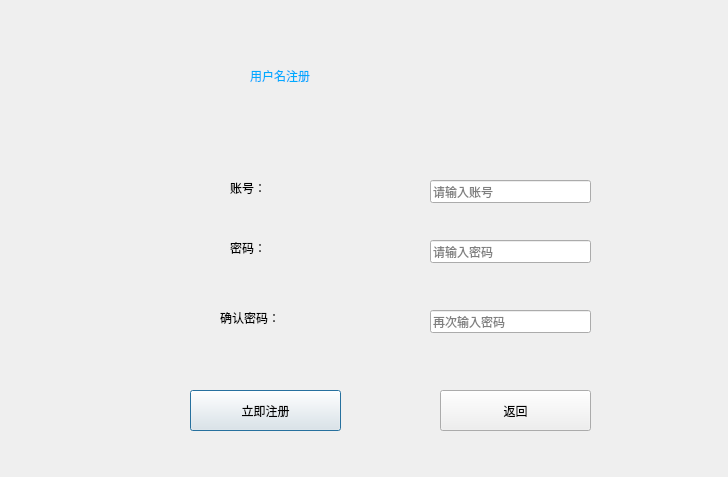
<?xml version="1.0" encoding="UTF-8"?>
<ui version="4.0">
 <class>zhuce</class>
 <widget class="QDialog" name="zhuce">
  <property name="geometry">
   <rect>
    <x>0</x>
    <y>0</y>
    <width>728</width>
    <height>477</height>
   </rect>
  </property>
  <property name="minimumSize">
   <size>
    <width>728</width>
    <height>477</height>
   </size>
  </property>
  <property name="maximumSize">
   <size>
    <width>728</width>
    <height>477</height>
   </size>
  </property>
  <property name="windowTitle">
   <string>注册</string>
  </property>
  <property name="windowIcon">
   <iconset resource="images.qrc">
    <normaloff>:/new/images/成绩管理.png</normaloff>:/new/images/成绩管理.png</iconset>
  </property>
  <widget class="QLabel" name="label">
   <property name="geometry">
    <rect>
     <x>250</x>
     <y>50</y>
     <width>241</width>
     <height>51</height>
    </rect>
   </property>
   <property name="styleSheet">
    <string notr="true">font: 28pt &quot;微软雅黑&quot;;
color: rgb(0, 170, 255);</string>
   </property>
   <property name="text">
    <string>用户名注册</string>
   </property>
  </widget>
  <widget class="QLabel" name="label_2">
   <property name="geometry">
    <rect>
     <x>230</x>
     <y>180</y>
     <width>72</width>
     <height>15</height>
    </rect>
   </property>
   <property name="text">
    <string>账号：</string>
   </property>
  </widget>
  <widget class="QLineEdit" name="lineEdit">
   <property name="geometry">
    <rect>
     <x>430</x>
     <y>180</y>
     <width>161</width>
     <height>23</height>
    </rect>
   </property>
   <property name="text">
    <string/>
   </property>
   <property name="placeholderText">
    <string>请输入账号</string>
   </property>
  </widget>
  <widget class="QLabel" name="label_3">
   <property name="geometry">
    <rect>
     <x>230</x>
     <y>240</y>
     <width>72</width>
     <height>15</height>
    </rect>
   </property>
   <property name="text">
    <string>密码：</string>
   </property>
  </widget>
  <widget class="QLabel" name="label_4">
   <property name="geometry">
    <rect>
     <x>220</x>
     <y>310</y>
     <width>72</width>
     <height>15</height>
    </rect>
   </property>
   <property name="text">
    <string>确认密码：</string>
   </property>
  </widget>
  <widget class="QLineEdit" name="lineEdit_2">
   <property name="geometry">
    <rect>
     <x>430</x>
     <y>240</y>
     <width>161</width>
     <height>23</height>
    </rect>
   </property>
   <property name="echoMode">
    <enum>QLineEdit::Password</enum>
   </property>
   <property name="dragEnabled">
    <bool>false</bool>
   </property>
   <property name="placeholderText">
    <string>请输入密码</string>
   </property>
  </widget>
  <widget class="QLineEdit" name="lineEdit_3">
   <property name="geometry">
    <rect>
     <x>430</x>
     <y>310</y>
     <width>161</width>
     <height>23</height>
    </rect>
   </property>
   <property name="text">
    <string/>
   </property>
   <property name="echoMode">
    <enum>QLineEdit::Password</enum>
   </property>
   <property name="placeholderText">
    <string>再次输入密码</string>
   </property>
  </widget>
  <widget class="QPushButton" name="pushButton">
   <property name="geometry">
    <rect>
     <x>190</x>
     <y>390</y>
     <width>151</width>
     <height>41</height>
    </rect>
   </property>
   <property name="styleSheet">
    <string notr="true">font: 25 14pt &quot;微软雅黑 Light&quot;;</string>
   </property>
   <property name="text">
    <string>立即注册</string>
   </property>
  </widget>
  <widget class="QPushButton" name="returnbutton">
   <property name="geometry">
    <rect>
     <x>440</x>
     <y>390</y>
     <width>151</width>
     <height>41</height>
    </rect>
   </property>
   <property name="styleSheet">
    <string notr="true">font: 25 14pt &quot;微软雅黑 Light&quot;;</string>
   </property>
   <property name="text">
    <string>返回</string>
   </property>
  </widget>
 </widget>
 <resources>
  <include location="images.qrc"/>
 </resources>
 <connections/>
</ui>
